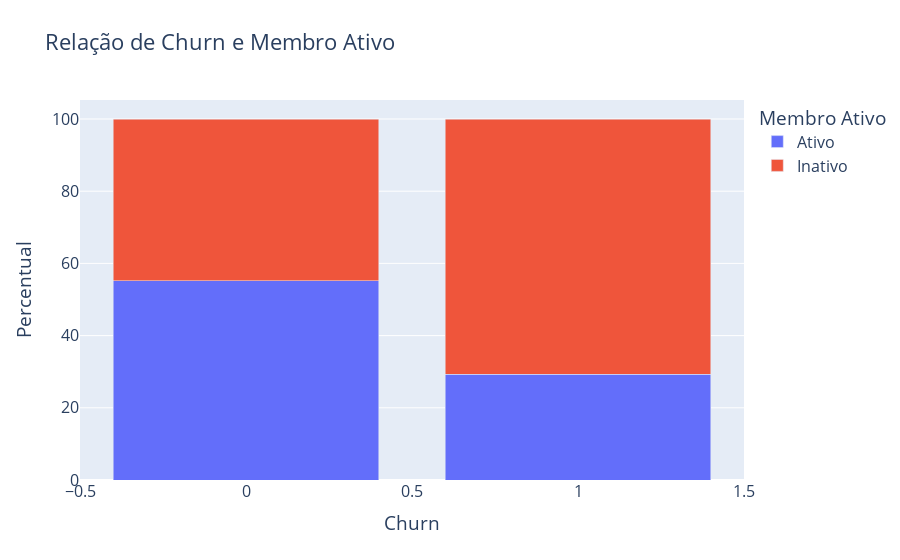

Notebook code for this chart:
### Markdown cell above
### Relação de Churn e Membros Ativos

### Code cell
# CRIANDO UM DATA FRAME PARALELO PARA ATRIBUIR OUTROS VALORES NA COLUNA MEMBRO_ATIVO
df_paralelo = df.copy()
df_paralelo['Membro_Ativo'] = df_paralelo['Membro_Ativo'].replace({0: 'Inativo', 1: 'Ativo'})

df_membro_agrupado = df_paralelo.groupby(['Churn', 'Membro_Ativo']).size().reset_index(name = 'Contagem')
total_churn_membro = df_membro_agrupado.groupby('Churn')['Contagem'].transform('sum')
df_membro_agrupado['Percentual'] = ((df_membro_agrupado['Contagem'] / total_churn_membro ) * 100).round(2)
print(f'DATA FRAME FINAL: \n{df_membro_agrupado}\n')

fig = px.bar(
    df_membro_agrupado,
    x = 'Churn',
    y = 'Percentual',
    barmode = 'stack',
    color = 'Membro_Ativo',
    template = 'plotly',
    labels = {'Membro_Ativo': 'Membro Ativo'},
    title = 'Relação de Churn e Membro Ativo'
)

fig.update_layout(
    hoverlabel = dict(
        font = dict(
            color = 'white',
            size = 16
        )
    ),
    font = dict(
        size = 16
    )
)

fig.show()

### Figure 1 — Plotly figure (JSON) as saved in the notebook; plotly's stock layout.template omitted (floating-point values rounded to 4 significant figures)
{"data": [{"hovertemplate": "Membro Ativo=Ativo<br>Churn=%{x}<br>Percentual=%{y}<extra></extra>", "legendgroup": "Ativo", "marker": {"color": "#636efa", "pattern": {"shape": ""}}, "name": "Ativo", "orientation": "v", "showlegend": true, "textposition": "auto", "x": [0.0, 1.0], "xaxis": "x", "y": [55.21, 29.36], "yaxis": "y", "type": "bar"}, {"hovertemplate": "Membro Ativo=Inativo<br>Churn=%{x}<br>Percentual=%{y}<extra></extra>", "legendgroup": "Inativo", "marker": {"color": "#EF553B", "pattern": {"shape": ""}}, "name": "Inativo", "orientation": "v", "showlegend": true, "textposition": "auto", "x": [0.0, 1.0], "xaxis": "x", "y": [44.79, 70.64], "yaxis": "y", "type": "bar"}], "layout": {"xaxis": {"anchor": "y", "domain": [0.0, 1.0], "title": {"text": "Churn"}}, "yaxis": {"anchor": "x", "domain": [0.0, 1.0], "title": {"text": "Percentual"}}, "legend": {"title": {"text": "Membro Ativo"}, "tracegroupgap": 0}, "title": {"text": "Relação de Churn e Membro Ativo"}, "barmode": "stack", "hoverlabel": {"font": {"color": "white", "size": 16}}, "font": {"size": 16}}}
